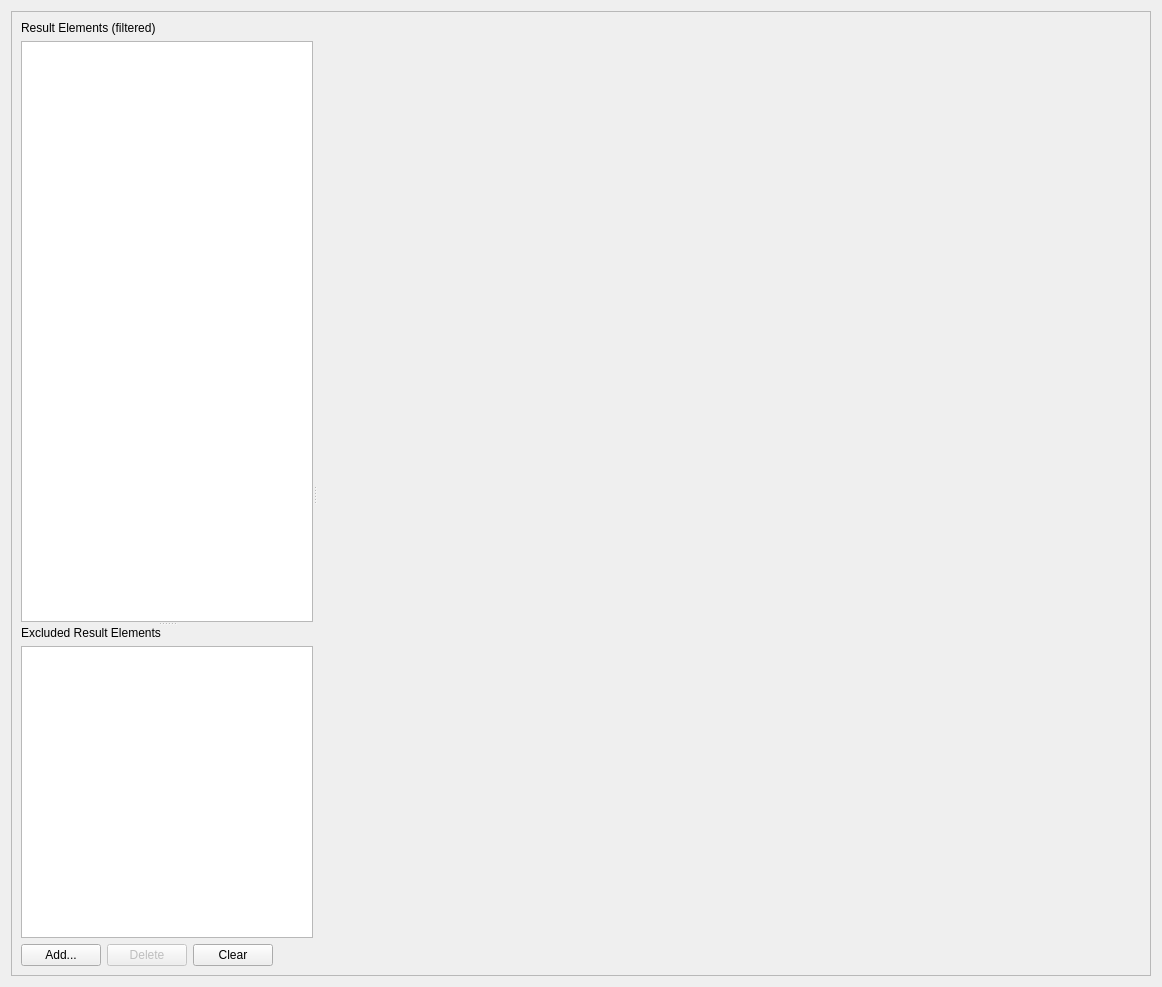
<?xml version="1.0" encoding="UTF-8"?>
<ui version="4.0">
 <class>IQResultSetDisplayerWidget</class>
 <widget class="QWidget" name="IQResultSetDisplayerWidget">
  <property name="geometry">
   <rect>
    <x>0</x>
    <y>0</y>
    <width>1162</width>
    <height>987</height>
   </rect>
  </property>
  <property name="sizePolicy">
   <sizepolicy hsizetype="Expanding" vsizetype="Expanding">
    <horstretch>0</horstretch>
    <verstretch>0</verstretch>
   </sizepolicy>
  </property>
  <property name="windowTitle">
   <string>Form</string>
  </property>
  <layout class="QVBoxLayout" name="verticalLayout_5">
   <item>
    <widget class="QScrollArea" name="scrollArea">
     <property name="widgetResizable">
      <bool>true</bool>
     </property>
     <widget class="QWidget" name="scrollAreaWidgetContents">
      <property name="geometry">
       <rect>
        <x>0</x>
        <y>0</y>
        <width>1138</width>
        <height>963</height>
       </rect>
      </property>
      <property name="sizePolicy">
       <sizepolicy hsizetype="Expanding" vsizetype="Expanding">
        <horstretch>0</horstretch>
        <verstretch>0</verstretch>
       </sizepolicy>
      </property>
      <layout class="QVBoxLayout" name="verticalLayout_4">
       <item>
        <widget class="QSplitter" name="splitter_2">
         <property name="orientation">
          <enum>Qt::Horizontal</enum>
         </property>
         <widget class="QSplitter" name="splitter">
          <property name="orientation">
           <enum>Qt::Vertical</enum>
          </property>
          <widget class="QWidget" name="widget" native="true">
           <property name="sizePolicy">
            <sizepolicy hsizetype="Preferred" vsizetype="Preferred">
             <horstretch>1</horstretch>
             <verstretch>2</verstretch>
            </sizepolicy>
           </property>
           <layout class="QVBoxLayout" name="verticalLayout">
            <item>
             <layout class="QVBoxLayout" name="resultElementsLayout">
              <item>
               <widget class="QLabel" name="label">
                <property name="sizePolicy">
                 <sizepolicy hsizetype="Preferred" vsizetype="Fixed">
                  <horstretch>0</horstretch>
                  <verstretch>0</verstretch>
                 </sizepolicy>
                </property>
                <property name="text">
                 <string>Result Elements (filtered)</string>
                </property>
               </widget>
              </item>
              <item>
               <widget class="QTreeView" name="lvFilteredResultSetToC">
                <property name="sizePolicy">
                 <sizepolicy hsizetype="Preferred" vsizetype="Expanding">
                  <horstretch>0</horstretch>
                  <verstretch>0</verstretch>
                 </sizepolicy>
                </property>
               </widget>
              </item>
             </layout>
            </item>
           </layout>
          </widget>
          <widget class="QWidget" name="widget_2" native="true">
           <property name="sizePolicy">
            <sizepolicy hsizetype="Preferred" vsizetype="Preferred">
             <horstretch>1</horstretch>
             <verstretch>1</verstretch>
            </sizepolicy>
           </property>
           <layout class="QVBoxLayout" name="verticalLayout_3">
            <item>
             <layout class="QVBoxLayout" name="filterLayout">
              <item>
               <layout class="QVBoxLayout" name="verticalLayout_2">
                <item>
                 <widget class="QLabel" name="label_2">
                  <property name="sizePolicy">
                   <sizepolicy hsizetype="Preferred" vsizetype="Fixed">
                    <horstretch>0</horstretch>
                    <verstretch>0</verstretch>
                   </sizepolicy>
                  </property>
                  <property name="text">
                   <string>Excluded Result Elements</string>
                  </property>
                 </widget>
                </item>
                <item>
                 <widget class="QListView" name="lvResultElementFilters">
                  <property name="sizePolicy">
                   <sizepolicy hsizetype="Preferred" vsizetype="Expanding">
                    <horstretch>0</horstretch>
                    <verstretch>0</verstretch>
                   </sizepolicy>
                  </property>
                 </widget>
                </item>
               </layout>
              </item>
              <item>
               <layout class="QHBoxLayout" name="horizontalLayout_2">
                <item>
                 <widget class="QPushButton" name="btnAddFilter">
                  <property name="text">
                   <string>Add...</string>
                  </property>
                 </widget>
                </item>
                <item>
                 <widget class="QPushButton" name="btnDeleteFilter">
                  <property name="enabled">
                   <bool>false</bool>
                  </property>
                  <property name="text">
                   <string>Delete</string>
                  </property>
                 </widget>
                </item>
                <item>
                 <widget class="QPushButton" name="btnClearFilter">
                  <property name="text">
                   <string>Clear</string>
                  </property>
                 </widget>
                </item>
                <item>
                 <spacer name="horizontalSpacer_2">
                  <property name="orientation">
                   <enum>Qt::Horizontal</enum>
                  </property>
                  <property name="sizeType">
                   <enum>QSizePolicy::Expanding</enum>
                  </property>
                  <property name="sizeHint" stdset="0">
                   <size>
                    <width>40</width>
                    <height>20</height>
                   </size>
                  </property>
                 </spacer>
                </item>
               </layout>
              </item>
             </layout>
            </item>
           </layout>
          </widget>
         </widget>
         <widget class="QWidget" name="wiResultElementContent" native="true">
          <property name="sizePolicy">
           <sizepolicy hsizetype="Expanding" vsizetype="Expanding">
            <horstretch>4</horstretch>
            <verstretch>0</verstretch>
           </sizepolicy>
          </property>
          <property name="minimumSize">
           <size>
            <width>100</width>
            <height>100</height>
           </size>
          </property>
          <property name="baseSize">
           <size>
            <width>10</width>
            <height>10</height>
           </size>
          </property>
         </widget>
        </widget>
       </item>
      </layout>
     </widget>
    </widget>
   </item>
  </layout>
 </widget>
 <resources/>
 <connections/>
</ui>
